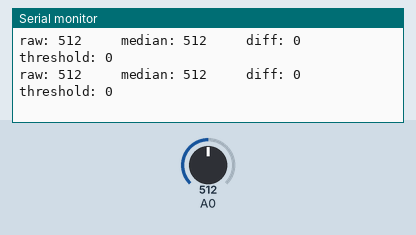
Recording of a sketch running on a simulated Arduino Uno, built with avr-gcc and run on an emulated ATmega328P. Shown: the last lines printed to the serial monitor. The test bench sets the inputs (shaded band); at power-on: A0 = 512.

Above: at 5.7 s.
5.8 s: A0 set to 992
At 5.96 s:
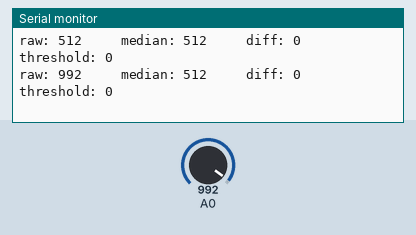
8.8 s: A0 set to 1016
At 8.89 s:
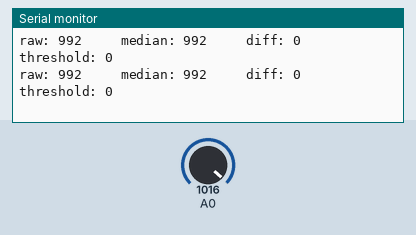
Timing chart, 0 to 11.3 s (numbered marks = the images above; inputs shaded):
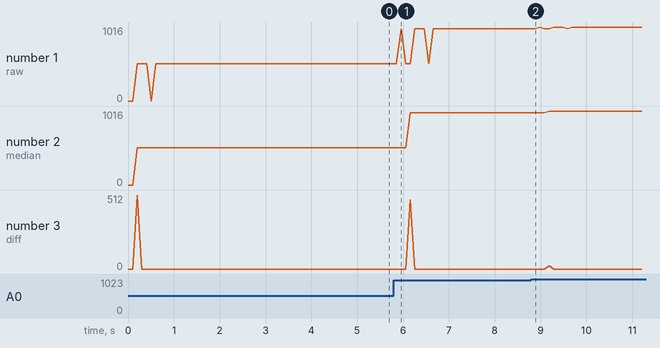

Measured:
- after the input at 5.8 s, the serial monitor: prints a new line after 0.16 s (image 1)
- plotted number 1: 512 → 992 after the input at 5.8 s, 992 → 1016 after the input at 8.8 s
- plotted number 2: 512 → 992 after the input at 5.8 s, 992 → 1016 after the input at 8.8 s

The sketch:

Bluno_DSP_MArch16.ino
```cpp
/*

Must look left/right and return to middle
Holding direction will not work (need to adjust wait time)
 */

 const int windowSize = 5;//must be odd
 int rawData[windowSize] = {0};
 int medianData[50] = {0};
 int index = 0;
 int index2 = 0;
 int diffData[50] = {0};
 int index3 = 0;

 int edge = 0;
 int countpos = 10;
 int countneg = 10;
 int positive = 0;
 int negative = 0;
// the setup routine runs once when you press reset:
void setup() {
  // initialize serial communication at 9600 bits per second:
  Serial.begin(9600);
}

// the loop routine runs over and over again forever:
void loop() {
  // read the input on analog pin 0:
  int sensorValue = analogRead(A0);

  rawData[index] = sensorValue;

  medianData[index2] = median(rawData, windowSize);
  //=======================================================================
  if (index2 == 0)
    diffData[index3] = medianData[index2] - medianData[49];
  else
    diffData[index3] = medianData[index2] - medianData[index2-1];
  //=======================================================================
   Serial.print("raw: ");
  Serial.print(rawData[index]);
  Serial.print("     median: ");
  Serial.print(medianData[index2]);
  Serial.print("     diff: ");
  Serial.print(diffData[index3]);

  //threshold it
  if (diffData[index3] < 20 && diffData[index3] > -20)
        diffData[index3] = 0;

  Serial.print("     threshold: ");
  Serial.print(diffData[index3]);


//======================================================================================
if (edge == 0) {//FIRST: detecting a rising or falling edge
    if (diffData[index3] > 0) //rising
        edge = 1;
    else if (diffData[index3] < 0) // neg
        edge = -1;

//SECOND: (should ignore invalid signals like backtoback pos or negs
} else if (edge == 1) { //has detected a rising edge, now find a following negative
       if (countpos == 0) { //first check the count
          edge = 0; //search again
          countpos = 10; // reset counter
       } else if (diffData[index3] < 0) {
              positive = 1; //only trigger this when cycle is complete
              edge = 0; //search for new trigger
              countpos = 10;
       }
       countpos = countpos - 1;

} else if (edge == -1) { //has detected a falling edge, now find a following positive
       if (countneg == 0) { //first check the count
          edge = 0;
          countneg = 10;
       } else if (diffData[index3] > 0) {
              negative = 1; //only trigger this when cycle is complete
              edge = 0; //search for new trigger
              countneg = 10;
       //elseif (binaryData(i) < 0)
       }
       countneg = countneg - 1;
}

    if (positive == 1) {
        Serial.print ("Right");
        Serial.print (" ");
        Serial.println ("*s4!cd!cj!c;g*e");
        positive = 0;
    } else if (negative == 1) {
        Serial.print ("Left");
        Serial.print (" ");
        Serial.println("*s2!cg!c;*e");
        negative = 0;
    }
//======================================================================================
  Serial.println("");
  index++;
  index2++;
  index3++;

  if (index >= windowSize)
    index = 0; //reset

  if (index2 >= 50)
    index2 = 0;

  if (index3 >= 50)
    index3 = 0;

  delay(100);        // delay in between reads for stability
}


//finds the median of an array
int median(int data[], int arraySize)
{
   sort(data, arraySize);

   return data[arraySize/2]; //integer division rounds up
}

//Insertion sort: good for small arrays
void sort(int data[], int arraySize) //this is passing by pointer!
{
  //Serial.println(sizeof(data));//not reading it correctly!
    for (int i = 1; i < arraySize; i++) {
      int j = i;

        while (j>0 && data[j-1] > data[j]) {
           //swap
          int temp = data[j-1];
          data[j-1] = data[j];
          data[j] = temp;

          j--;
        }

    }
}
```
